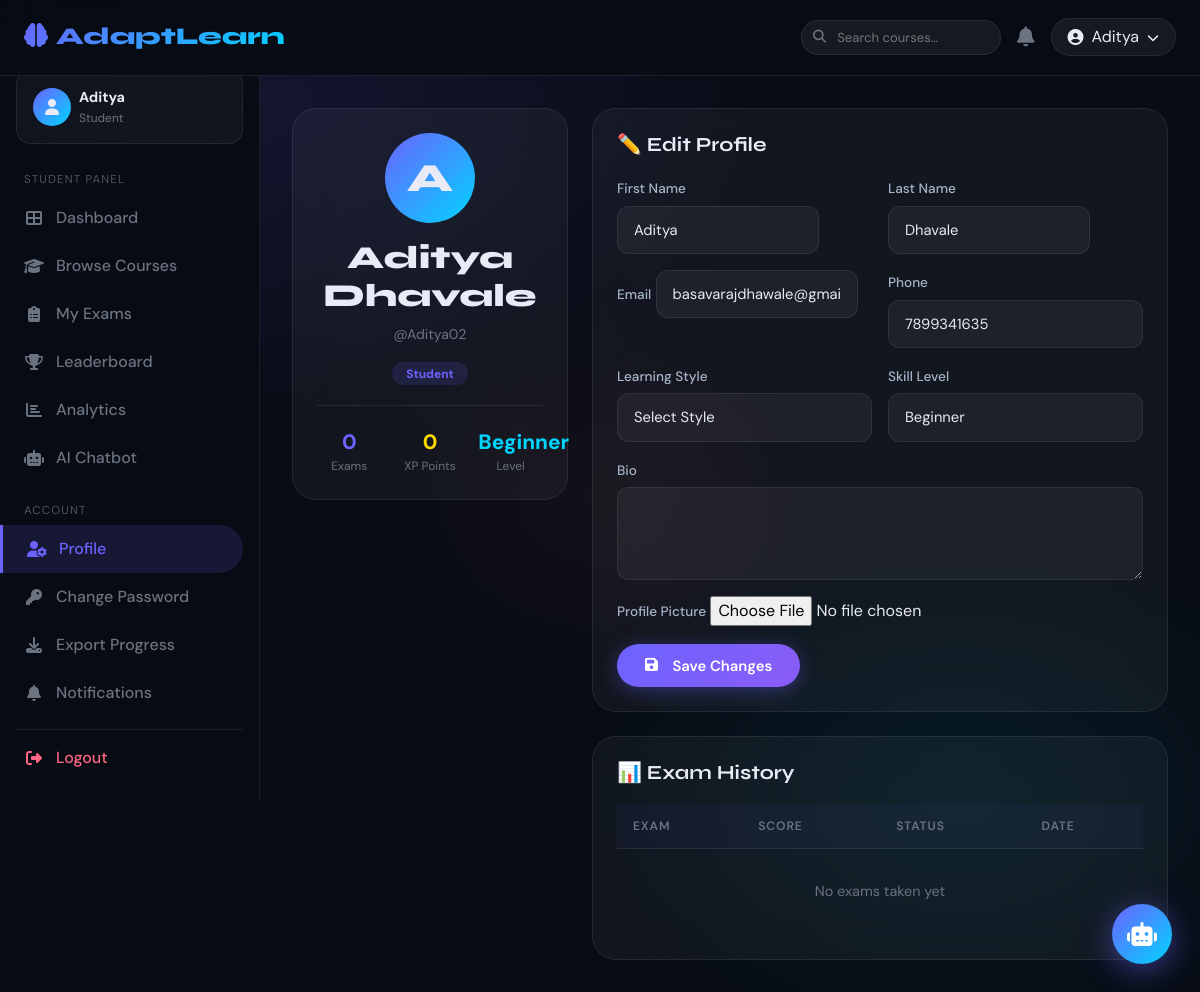
Page /profile/ (signed in) on the committed database.
### learning/models.py (models this page shows, shortened)
class UserProfile(models.Model):
    ROLE_CHOICES = [('student', 'Student'), ('instructor', 'Instructor'), ('admin', 'Admin')]
    user = models.OneToOneField(User, on_delete=models.CASCADE, related_name='profile')
    role = models.CharField(max_length=20, choices=ROLE_CHOICES, default='student')
    avatar = models.ImageField(upload_to='avatars/', null=True, blank=True)
    bio = models.TextField(blank=True)
    phone = models.CharField(max_length=15, blank=True)
    date_of_birth = models.DateField(null=True, blank=True)
    learning_style = models.CharField(max_length=50, blank=True)  # visual/auditory/reading/kinesthetic
    skill_level = models.CharField(max_length=20, default='beginner',
                                   choices=[('beginner','Beginner'),('intermediate','Intermediate'),('advanced','Advanced')])
    total_points = models.IntegerField(default=0)
    created_at = models.DateTimeField(auto_now_add=True)
    updated_at = models.DateTimeField(auto_now=True)

### learning/views.py (the view)
# urls.py: path('profile/', views.profile, name='profile'),
@login_required
def profile(request):
    profile_obj, _ = UserProfile.objects.get_or_create(user=request.user)
    if request.method == 'POST':
        form = UserProfileForm(request.POST, request.FILES, instance=profile_obj)
        if form.is_valid():
            form.save()
            request.user.first_name = request.POST.get('first_name', request.user.first_name)
            request.user.last_name  = request.POST.get('last_name', request.user.last_name)
            request.user.email      = request.POST.get('email', request.user.email)
            request.user.save()
            messages.success(request, 'Profile updated!')
            return redirect('profile')
    else:
        form = UserProfileForm(instance=profile_obj, initial={
            'first_name': request.user.first_name,
            'last_name': request.user.last_name,
            'email': request.user.email,
        })
    results = ExamResult.objects.filter(student=request.user)
    return render(request, 'learning/profile.html', {'form': form, 'results': results, 'profile_obj': profile_obj})

### learning/context_processors.py (called while the page is built)
def notifications_processor(request):
    if request.user.is_authenticated:
        count = Notification.objects.filter(recipient=request.user, is_read=False).count()
        return {'unread_notifications_count': count}
    return {'unread_notifications_count': 0}

### templates/learning/profile.html (shortened to what this page needs)
{% extends 'base.html' %}
{% block content %}
<div class="row g-4">
  <div class="col-xl-4">
    <div class="glass p-4 text-center" style="border-radius:24px" data-aos="fade-up">
      <div style="width:90px;height:90px;margin:0 auto 1rem;border-radius:50%;background:linear-gradient(135deg,var(--accent),var(--accent2));display:flex;align-items:center;justify-content:center;font-size:2.5rem;font-weight:800;font-family:'Syne',sans-serif">
        {% if profile_obj.avatar %}<img src="{{ profile_obj.avatar.url }}" style="width:100%;height:100%;object-fit:cover;border-radius:50%">
        {% else %}{{ request.user.first_name|slice:":1"|upper|default:request.user.username|slice:":1"|upper }}
        {% endif %}
      </div>
      <h2 style="font-family:'Syne',sans-serif;font-weight:800">{{ request.user.get_full_name|default:request.user.username }}</h2>
      <p style="color:var(--muted);font-size:.88rem">@{{ request.user.username }}</p>
      <span class="badge" style="background:rgba(108,99,255,.15);color:var(--accent);border-radius:50px;padding:.35rem .9rem">
        {{ profile_obj.role|title }}
      </span>
      <div class="divider"></div>
      <div class="row g-3 text-center">
        <div class="col-4">
          <div style="font-weight:800;font-size:1.3rem;color:var(--accent)">{{ results.count }}</div>
          <div style="font-size:.75rem;color:var(--muted)">Exams</div>
        </div>
        <div class="col-4">
          <div style="font-weight:800;font-size:1.3rem;color:var(--gold)">{{ profile_obj.total_points }}</div>
          <div style="font-size:.75rem;color:var(--muted)">XP Points</div>
        </div>
        <div class="col-4">
          <div style="font-weight:800;font-size:1.3rem;color:var(--accent2)">{{ profile_obj.get_skill_level_display }}</div>
          <div style="font-size:.75rem;color:var(--muted)">Level</div>
        </div>
      </div>
    </div>
  </div>
  <div class="col-xl-8">
    <div class="glass p-4" style="border-radius:24px" data-aos="fade-up" data-aos-delay="100">
      <h2 class="section-title">✏️ Edit Profile</h2>
      <form method="post" enctype="multipart/form-data">
        <div class="row g-3">
          <div class="col-md-6">
            <label class="form-label">First Name</label>
            <input type="text" name="first_name" class="glass-input" value="{{ request.user.first_name }}">
          </div>
          <div class="col-md-6">
            <label class="form-label">Last Name</label>
            <input type="text" name="last_name" class="glass-input" value="{{ request.user.last_name }}">
          </div>
          <div class="col-md-6">
            <label class="form-label">Email</label>
            <input type="email" name="email" class="glass-input" value="{{ request.user.email }}">
          </div>
          <div class="col-md-6">
            <label class="form-label">Phone</label>
            {{ form.phone }}
          </div>
          <div class="col-md-6">
            <label class="form-label">Learning Style</label>
            {{ form.learning_style }}
          </div>
          <div class="col-md-6">
            <label class="form-label">Skill Level</label>
            {{ form.skill_level }}
          </div>
          <div class="col-12">
            <label class="form-label">Bio</label>
            {{ form.bio }}
          </div>
          <div class="col-12">
            <label class="form-label">Profile Picture</label>
            {{ form.avatar }}
          </div>
        </div>
        <div class="mt-3">
          <button type="submit" class="btn-primary-glow btn">
            <i class="fas fa-save me-2"></i>Save Changes
          </button>
        </div>
      </form>
    </div>
    <div class="glass p-4 mt-4" style="border-radius:24px" data-aos="fade-up" data-aos-delay="150">
      <h2 class="section-title">📊 Exam History</h2>
      <div style="overflow-x:auto">
        <table class="glass-table">
          <thead><tr><th>Exam</th><th>Score</th><th>Status</th><th>Date</th></tr></thead>
          <tbody>
            {% for r in results %}
            <tr>
              <td style="font-weight:600">{{ r.exam.title|truncatechars:30 }}</td>
              <td>{{ r.percentage|floatformat:1 }}%</td>
              <td><span class="badge" style="border-radius:50px;padding:.25rem .7rem;
                {% if r.status == 'pass' %}background:rgba(0,230,118,.15);color:#00e676{% else %}background:rgba(255,101,132,.15);color:#ff6584{% endif %}">
                {{ r.status|upper }}</span></td>
              <td style="color:var(--muted);font-size:.82rem">{{ r.submitted_at|date:"d M Y" }}</td>
            </tr>
            {% empty %}
            <tr><td colspan="4" style="color:var(--muted);text-align:center;padding:2rem">No exams taken yet</td></tr>
            {% endfor %}
          </tbody>
        </table>
      </div>
    </div>
  </div>
</div>
{% endblock %}

### templates/base.html (shortened to what this page needs)
{% load static %}{% load learning_extras %}
<!DOCTYPE html>
<html lang="en" data-theme="dark">
<head>
  <link href="https://cdn.jsdelivr.net/npm/bootstrap@5.3.2/dist/css/bootstrap.min.css" rel="stylesheet" />
  <link href="https://cdnjs.cloudflare.com/ajax/libs/font-awesome/6.5.0/css/all.min.css" rel="stylesheet" />
  <link href="https://cdn.jsdelivr.net/npm/aos@2.3.4/dist/aos.css" rel="stylesheet" />
  <link href="{% static 'css/main.css' %}" rel="stylesheet"/>
</head>
<body>
  <nav class="navbar navbar-expand-lg">
    <div class="container-fluid px-4">
      <a class="navbar-brand" href="{% url 'home' %}">
        <i class="fas fa-brain me-2"></i>AdaptLearn
      </a>
      <div class="ms-auto d-flex align-items-center gap-3">
        {% if request.user.is_authenticated %}
        <form action="{% url 'search' %}" method="get" class="d-none d-lg-flex align-items-center">
          <div style="position:relative">
            <i class="fas fa-search" style="position:absolute;left:.75rem;top:50%;transform:translateY(-50%);color:var(--muted);font-size:.82rem"></i>
            <input type="text" name="q" placeholder="Search courses…"
                   style="background:rgba(255,255,255,.06);border:1px solid var(--border);border-radius:50px;color:var(--text);padding:.42rem .9rem .42rem 2.2rem;font-size:.82rem;width:200px;outline:none;transition:all .2s"
                   onfocus="this.style.width='260px';this.style.borderColor='var(--accent)'"
                   onblur="this.style.width='200px';this.style.borderColor='var(--border)'">
          </div>
        </form>
          <a href="{% url 'notifications' %}" class="position-relative" style="color:var(--muted)">
            <i class="fas fa-bell fa-lg"></i>
          </a>
          <div class="dropdown">
            <button class="btn d-flex align-items-center gap-2 px-3"
                    style="background:rgba(255,255,255,.06);border:1px solid var(--border);border-radius:50px;color:var(--text)"
                    data-bs-toggle="dropdown">
              <i class="fas fa-user-circle"></i>
              <span class="d-none d-md-inline">{{ request.user.first_name|default:request.user.username }}</span>
              <i class="fas fa-chevron-down fa-xs"></i>
            </button>
          </div>
        {% else %}
          <a href="{% url 'user_login' %}" class="btn-outline-glow btn">Login</a>
          <a href="{% url 'user_register' %}" class="btn-primary-glow btn">Sign Up</a>
        {% endif %}
      </div>
    </div>
  </nav>
  {% if request.user.is_authenticated %}
  <div class="d-flex">
    <aside class="sidebar" id="sidebar">
      <div class="px-3 mb-2">
        <div class="d-flex align-items-center gap-2 p-3 glass" style="border-radius:14px">
          <div style="width:38px;height:38px;background:linear-gradient(135deg,var(--accent),var(--accent2));
                      border-radius:50%;display:flex;align-items:center;justify-content:center;font-size:1rem">
            <i class="fas fa-user"></i>
          </div>
          <div>
            <div style="font-weight:700;font-size:.9rem">{{ request.user.first_name|default:request.user.username }}</div>
            <div style="font-size:.75rem;color:var(--muted)">{{ request.user.profile.role|title|default:"Student" }}</div>
          </div>
        </div>
      </div>
      {% if request.user.profile.role != 'instructor' and request.user.profile.role != 'admin' %}
      <div class="sidebar-section">Student Panel</div>
      <a href="{% url 'dashboard' %}" class="sidebar-link {% if request.resolver_match.url_name == 'dashboard' %}active{% endif %}">
        <i class="fas fa-th-large"></i> Dashboard
      </a>
      <a href="{% url 'course_list' %}" class="sidebar-link {% if request.resolver_match.url_name == 'course_list' %}active{% endif %}">
        <i class="fas fa-graduation-cap"></i> Browse Courses
      </a>
      <a href="{% url 'exam_list' %}" class="sidebar-link {% if request.resolver_match.url_name == 'exam_list' %}active{% endif %}">
        <i class="fas fa-clipboard-list"></i> My Exams
      </a>
      <a href="{% url 'leaderboard' %}" class="sidebar-link {% if request.resolver_match.url_name == 'leaderboard' %}active{% endif %}">
        <i class="fas fa-trophy"></i> Leaderboard
      </a>
      <a href="{% url 'analytics' %}" class="sidebar-link {% if request.resolver_match.url_name == 'analytics' %}active{% endif %}">
        <i class="fas fa-chart-bar"></i> Analytics
      </a>
      <a href="{% url 'chatbot' %}" class="sidebar-link {% if request.resolver_match.url_name == 'chatbot' %}active{% endif %}">
        <i class="fas fa-robot"></i> AI Chatbot
      </a>
      {% endif %}
      <div class="sidebar-section">Account</div>
      <a href="{% url 'profile' %}"
         class="sidebar-link {% if request.resolver_match.url_name == 'profile' %}active{% endif %}">
        <i class="fas fa-user-cog"></i> Profile
      </a>
      <a href="{% url 'change_password' %}"
         class="sidebar-link {% if request.resolver_match.url_name == 'change_password' %}active{% endif %}">
        <i class="fas fa-key"></i> Change Password
      </a>
      {% if request.user.profile.role != 'instructor' and request.user.profile.role != 'admin' %}
      <a href="{% url 'progress_report' %}" class="sidebar-link">
        <i class="fas fa-download"></i> Export Progress
      </a>
      {% endif %}
      <a href="{% url 'notifications' %}"
         class="sidebar-link {% if request.resolver_match.url_name == 'notifications' %}active{% endif %}">
        <i class="fas fa-bell"></i> Notifications
      </a>
      <div style="height:1px;background:rgba(255,255,255,.08);margin:.75rem 1rem .25rem"></div>
      <a href="{% url 'logout' %}" class="sidebar-link mb-3" style="color:var(--accent3)">
        <i class="fas fa-sign-out-alt"></i> Logout
      </a>
    </aside>
    <main class="main-content flex-grow-1" style="min-height:calc(100vh - 68px)">
      {% block content %}{% endblock %}
    </main>
  </div>
  <button class="chatbot-fab" onclick="window.location='{% url 'chatbot' %}'" title="AI Chatbot">
    <i class="fas fa-robot"></i>
  </button>
  {% else %}
  <main style="position:relative;z-index:1">{% block extra_content %}{% endblock %}</main>
  {% endif %}
</body>
</html>

### static/css/main.css (style rules this page uses)
:root { --bg: #080c14; --bg2: #0d1220; --bg3: #111827; --card: rgba(255,255,255,0.045); --border: rgba(255,255,255,0.08); --accent: #6c63ff; --accent2: #00d4ff; --accent3: #ff6584; --gold: #ffd700; --green: #00e676; --red: #ff4757; --text: #e8eaf6; --text2: #a5b4c8; --muted: #6b7280; --radius: 16px; --radius-lg: 24px; --radius-xl: 32px; --shadow: 0 8px 32px rgba(0,0,0,.45); --shadow-lg: 0 20px 60px rgba(0,0,0,.5); --glow-sm: 0 0 20px rgba(108,99,255,.2); --glow: 0 0 40px rgba(108,99,255,.3); --glow-lg: 0 0 80px rgba(108,99,255,.4); --transition: .25s cubic-bezier(.4,0,.2,1); }
.display-font, h1, h2, h3, h4, h5 { font-family: 'Syne', sans-serif; }
.glass { background: var(--card); border: 1px solid var(--border); backdrop-filter: blur(20px); -webkit-backdrop-filter: blur(20px); border-radius: var(--radius); }
.glass-input, .form-control.glass-input, .form-select.glass-input { background: rgba(255,255,255,.05) !important; border: 1.5px solid var(--border) !important; color: var(--text) !important; border-radius: 12px !important; padding: .75rem 1rem !important; font-family: 'DM Sans', sans-serif; font-size: .92rem; transition: border-color var(--transition), box-shadow var(--transition), background var(--transition); }
.glass-input::placeholder { color: var(--muted) !important; opacity: 1; }
.form-select.glass-input option { background: #111827; color: var(--text); }
.form-label { color: var(--text2); font-size: .85rem; font-weight: 500; margin-bottom: .4rem; }
.btn-glow, .btn-primary-glow { background: linear-gradient(135deg, var(--accent), #8b5cf6); border: none; color: #fff !important; padding: .65rem 1.75rem; border-radius: 50px; font-family: 'DM Sans', sans-serif; font-weight: 600; font-size: .93rem; transition: transform var(--transition), box-shadow var(--transition); box-shadow: 0 4px 20px rgba(108,99,255,.35); cursor: pointer; display: inline-flex; align-items: center; gap: .4rem; text-decoration: none; }
.glass-table { width: 100%; border-collapse: collapse; font-size: .9rem; }
.glass-table thead tr { border-bottom: 1px solid var(--border); }
.glass-table th { padding: .8rem 1rem; font-size: .76rem; letter-spacing: .07em; text-transform: uppercase; color: var(--muted); font-weight: 600; font-family: 'DM Sans', sans-serif; background: rgba(108,99,255,.05); white-space: nowrap; }
.glass-table td { padding: .85rem 1rem; border-bottom: 1px solid rgba(255,255,255,.04); vertical-align: middle; }
.glass-table tbody tr { transition: background var(--transition); }
.glass-table tbody tr:last-child td { border-bottom: none; }
.divider { height: 1px; background: var(--border); margin: 1.25rem 0; }
.section-title { font-family: 'Syne', sans-serif; font-size: 1.25rem; font-weight: 700; margin-bottom: 1.2rem; display: flex; align-items: center; gap: .5rem; }

### rows in the picture
UserProfile: role "Student", total_points "0", skill_level "Beginner", phone "7899341635", learning_style "Select Style"

### other values in the picture
{{ request.user.first_name|default:request.user.username }} "Aditya"
{{ request.user.profile.role|title|default:"Student" }} "Student"
{{ request.user.get_full_name|default:request.user.username }} "Aditya Dhavale"
{{ request.user.username }} "Aditya02"
{{ results.count }} "0"
